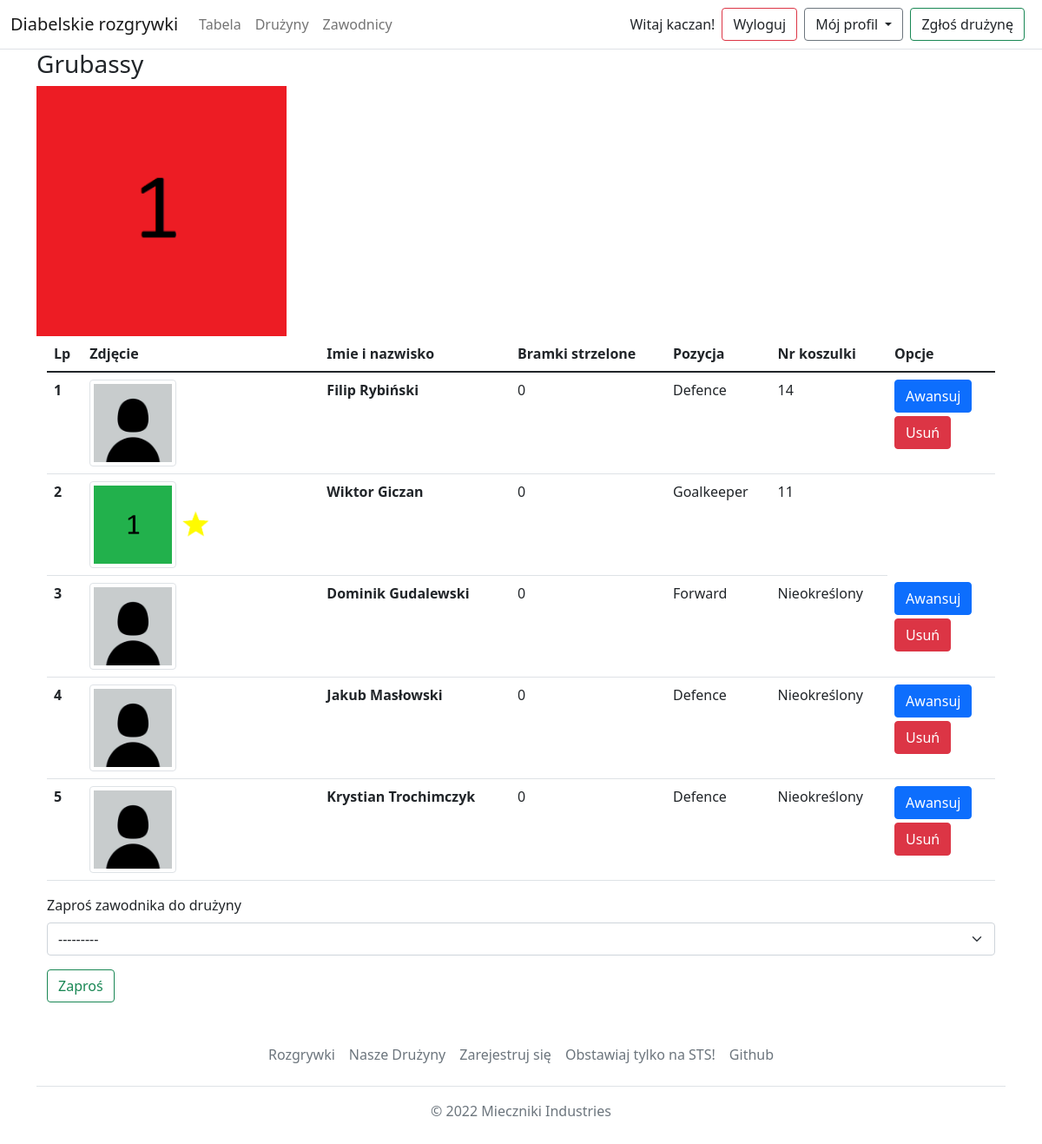
Page /teams/grubassy (signed in) on the earlier database version.
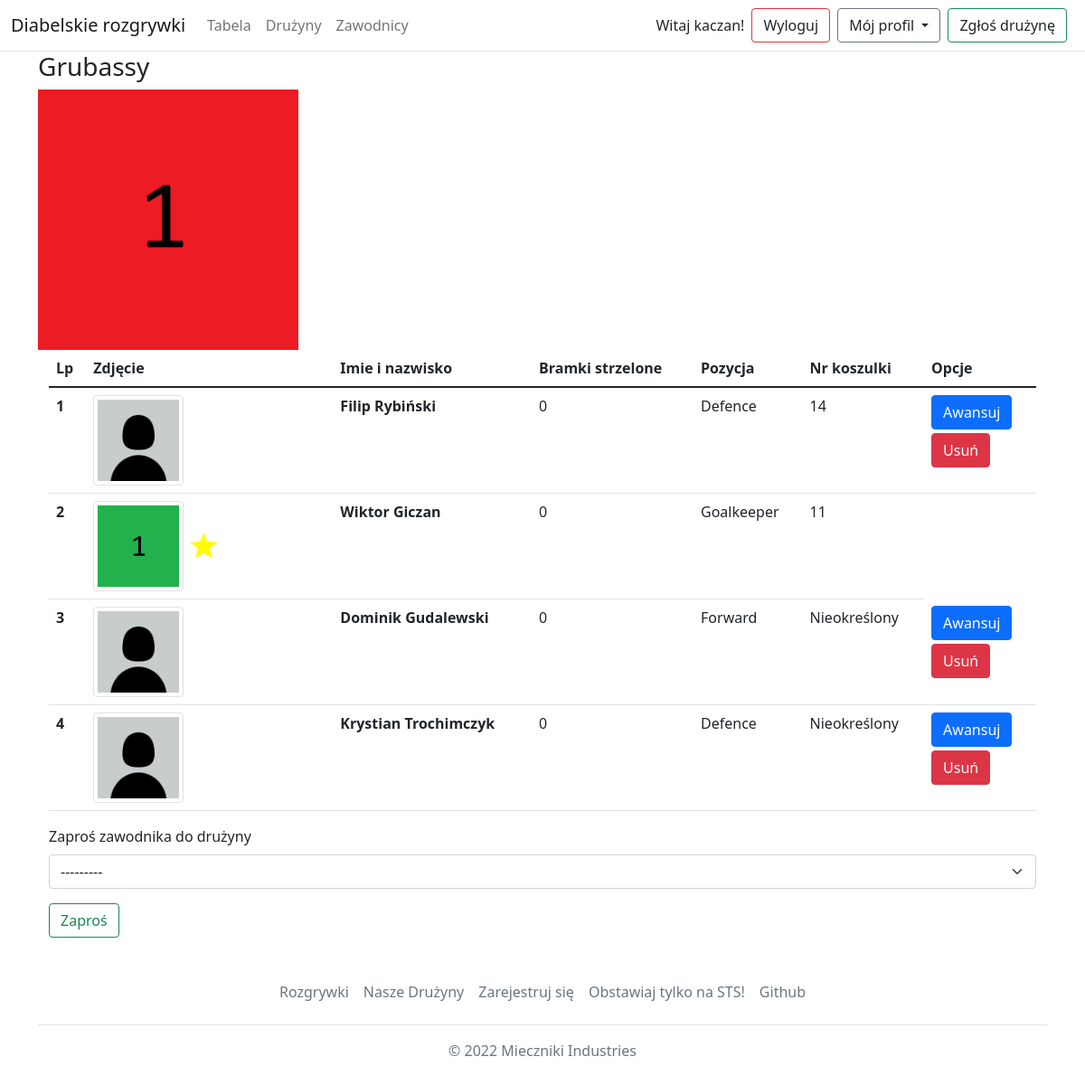
Same page on the later database version.
### Football/models.py (models this page shows, shortened)
class Player(models.Model):
    user = models.OneToOneField(User,on_delete=models.CASCADE,null=True)
    name = models.CharField(max_length=30)
    surname = models.CharField(max_length=30)
    position = models.ForeignKey(Position,on_delete=models.CASCADE,null=True)
    shirt_number = models.IntegerField(null=True, validators=[MinValueValidator(1),MaxValueValidator(99)])
    team = models.ForeignKey(Team,null=True,on_delete=models.SET_NULL)
    image = models.ImageField(upload_to='images/players/',null=False,default='images/default_profile_picture.jpg')
    captain = models.BooleanField(null=False,default=False)
    mod = models.BooleanField(null=False,default=False)
    def get_goals(self):
        goals = Goal.objects.all().filter(player = self)
        return goals
    def get_absolute_url(self):
        return reverse('football:player_detail',args=[self.id])

class Position(models.Model):
    title = models.CharField(max_length=30)
    def __str__(self):
        return self.title

### Football/views.py (the view, shortened to what this page needs)
# urls.py: path('teams/<slug:slug>',views.team_detail,name='team_detail'),
def team_detail(request,slug):
    team = get_object_or_404(Team, slug=slug)
    players = Player.objects.filter(team_id=team.id)
    if request.user.player.captain and request.user.player.team == team:
        if request.method == "POST":
            delete_player = request.POST.get('delete_from_team')
            promote_player = request.POST.get('promote')
            if delete_player is not None:
                form = None
                deleted_player = get_object_or_404(Player,id=delete_player)
                deleted_player.team = None
                deleted_player.save()
                return redirect('football:team_detail',slug=team.slug)
            if promote_player is not None:
                form = None
                promoting_player = get_object_or_404(Player, id=promote_player)
                promoting_player.captain=True
                request.user.player.captain=False
                promoting_player.save()
                request.user.player.save()
                return redirect('football:team_detail',slug=team.slug)
            else:
                form = InvitePlayer(request.POST)
                if form.is_valid():
                    invited_player = form.cleaned_data.get('invite')
                    send_invite_to_team(f'Zostałeś zaproszony przez {request.user.player.__str__()} do drużyny '
                                        f'{team.__str__()}',request.user.player,invited_player,team)
                    return redirect('football:team_detail',slug=team.slug)
        else:
            form = InvitePlayer()
    else:
        form = None
    return render(request, 'team/team_detail.html', {'team':team, 'players':players, 'form':form})

### Football/forms.py
class InvitePlayer(forms.Form):
    invite = forms.ModelChoiceField(label = 'Zaproś zawodnika do drużyny', required=False,
                                    queryset=Player.objects.filter(team=None,mod=False))

### Football/ext_methods.py (called while the page is built)
def get_teams(request):
    return {'teams' : Team.objects.all()}

### Football/models.py (called while the page is built)
    def __str__(self):
        return self.name

    def get_absolute_url(self):
        return reverse('football:team_detail',args=[self.slug])

### templates/team/team_detail.html (shortened to what this page needs)
{% extends 'base.html' %}
{% load crispy_forms_tags %}
{% block content %}
    <h3>{{ team.name|title }}</h3>
    <img src="{{ team.image.url }}" style="width:18rem;">
    <div class="container">
  <div class="row">
    <div class="col-12">
		<table class="table table-image">
		  <thead>
		    <tr>
                <th scope="col">Lp</th>
                <th scope="col">Zdjęcie</th>
                <th scope="col">Imie i nazwisko</th>
                <th scope="col">Bramki strzelone</th>
                <th scope="col">Pozycja</th>
                <th scope="col">Nr koszulki</th>
                {% if user.player.captain and user.player.team == team %}
                <th scope="col">Opcje</th>
                {% endif %}
		    </tr>
		  </thead>
		  <tbody>
          {% for player in players %}
		    <tr>
		      <th scope="row">{{ forloop.counter }}</th>
		      <td class="w-25">
			      <img src="{{ player.image.url }}" class="img-fluid img-thumbnail" width="100px" height="100px" alt="Sheep">
                  {% if player.captain == True %}
                      <img src="../../media/images/captain.png" alt="captain" height="35px" width="35px">
                  {% endif %}
		      </td>
		      <td><a class="text-dark text-decoration-none" href ={{ player.get_absolute_url }}><p class="fw-bold">{{ player.name }} {{ player.surname }}</p></a></td>
		      <td>{{ player.get_goals.count }}</td>
		      <td>{{ player.position }}</td>
		      <td>
                  {% if player.shirt_number != None %}
                  {{ player.shirt_number }}
                  {% else %}
                  Nieokreślony
                  {% endif %}
              </td>
                {% if user.player.captain and user.player.team == team and player != user.player %}
                    <td>
                        <div class="d-flex flex-column">
                            <form method="post" id="promote_form" onsubmit="return confirm('na pewno?')">
                                <button id="promote_submit" type="submit" name="promote" value="{{ player.id }}" class="btn btn-primary">Awansuj</button>
                            </form>
                            <form method="post" id="delete_form" onsubmit="return confirm('na pewno?')">
                                <button id="delete_submit" type="submit" name="delete_from_team" value="{{ player.id }}" class="btn btn-danger mt-1">Usuń</button>
                            </form>
                        </div>
                    </td>
                {% endif %}
		    </tr>
          {% endfor %}
		  </tbody>
		</table>
        {% if form != None %}
            <form method="post">
                {{ form|crispy }}
                <button type="submit" class="btn btn-outline-success">Zaproś</button>
            </form>
        {% endif %}
    </div>
  </div>
</div>
{% endblock %}

Differences in the rows shown:
removed Player: image (placeholder picture), name "Jakub", surname "Masłowski", get_goals.count "0", position "Defence", shows "Nieokreślony"
